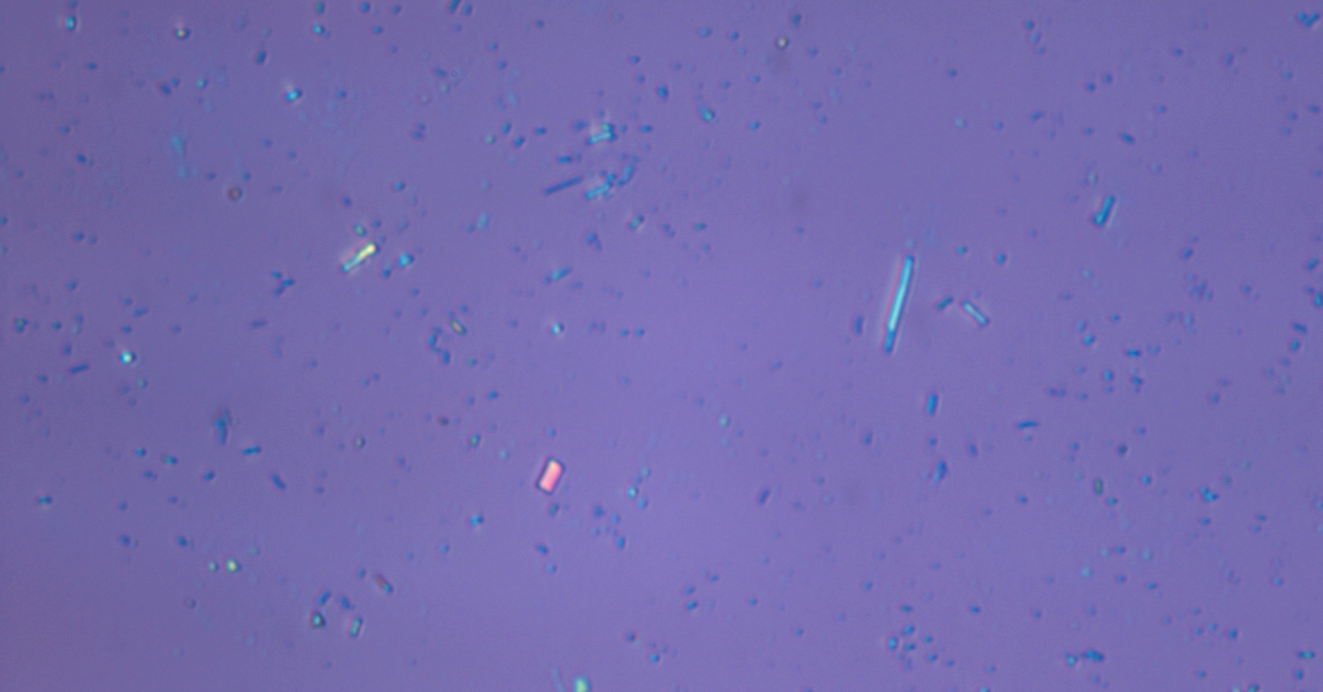
#> input picture edgepictures/falsepositive.PNG, 1323 x 692 px
$ python -i run_full_pipeline.py   (imports and definitions only)
#> lines starting #> are read from the running program, lines starting #| are printed output that depends on the picture; after the words box and inside, x2 and y2 are one past the last pixel; in counts of white or black regions, pixels touching at a corner belong together
#!/usr/bin/env python3
"""Full pipeline for sample1, sample3, sample4: diagnostics + heatmap + masks."""

import argparse
import sys
from pathlib import Path

import cv2
import numpy as np
from scipy.signal import find_peaks
import matplotlib
# [1 line not run here, left out]
import matplotlib.pyplot as plt

# ===========================================================================
# Diagnostics + Heatmap
# ===========================================================================

# [5 lines left out: function load_rgb_image, not called in this run]


def compute_base_diagnostics(rgb):
    hsv = cv2.cvtColor(rgb, cv2.COLOR_RGB2HSV).astype(np.float32)
    H, S, V = hsv[..., 0], hsv[..., 1], hsv[..., 2]
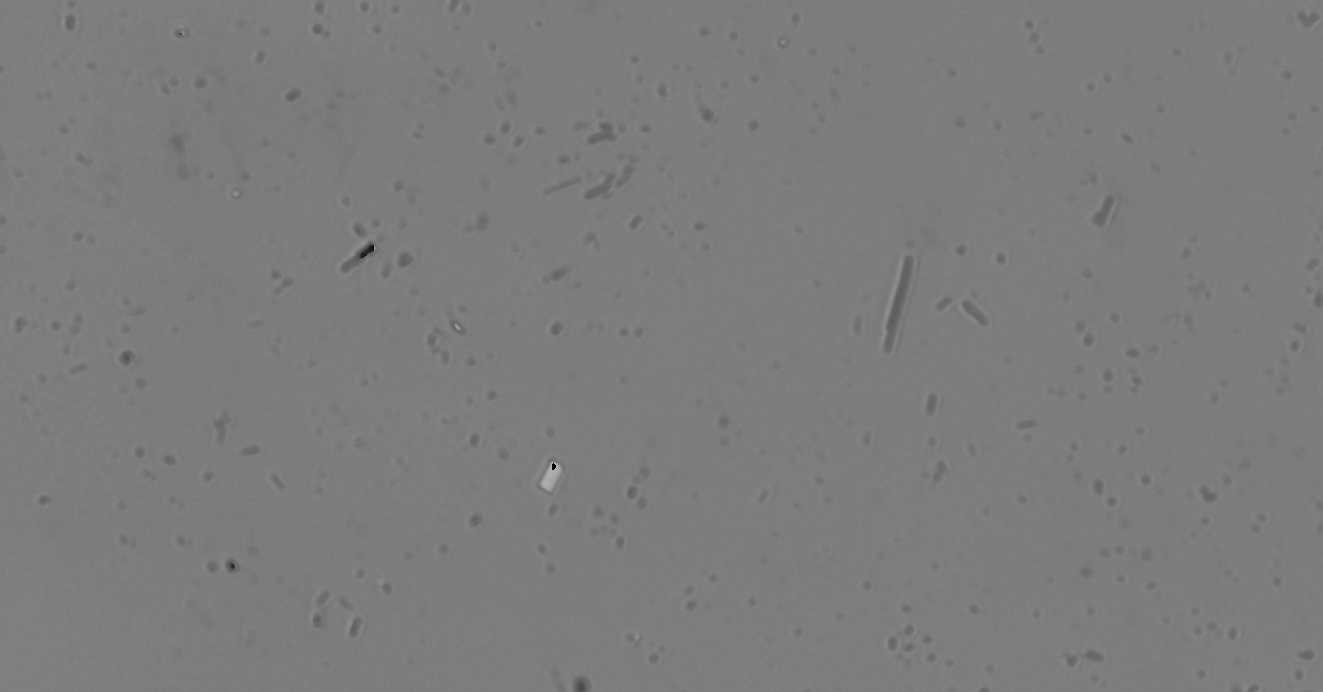
#> H: shape (692, 1323) float32; min 1, max 179, mean 124.2
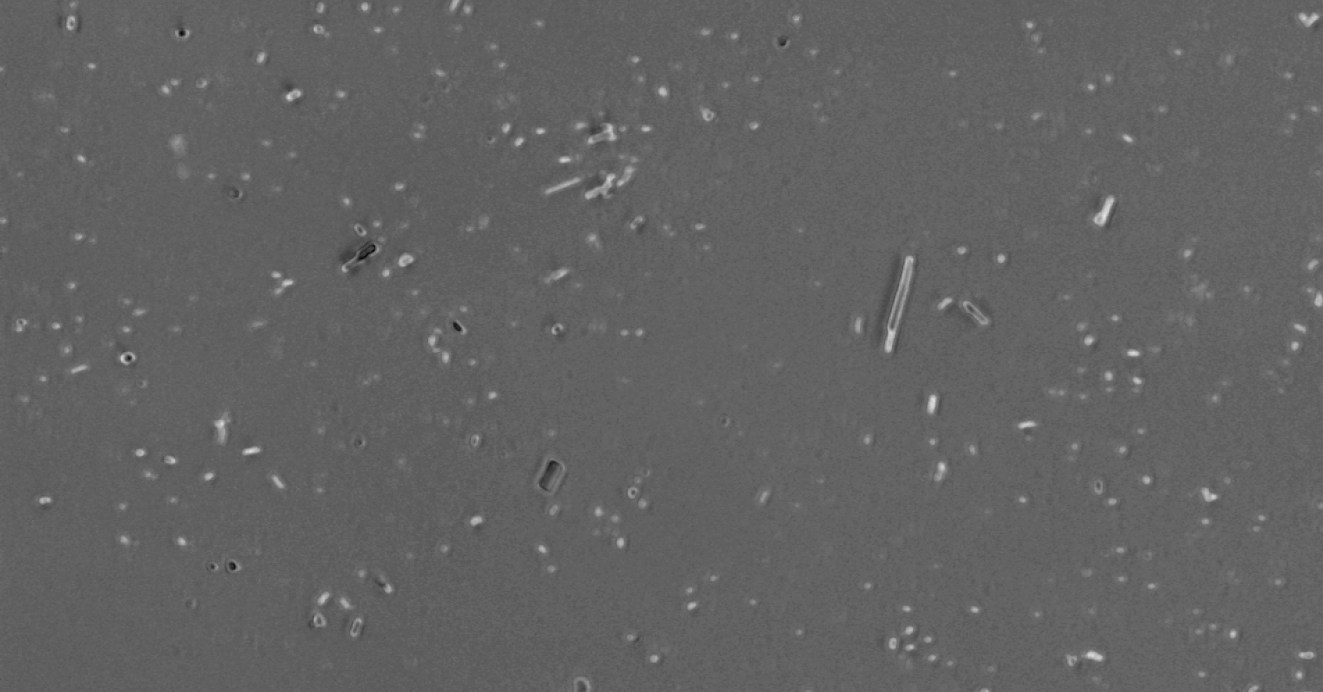
#> S: shape (692, 1323) float32; min 3, max 229, mean 98.6
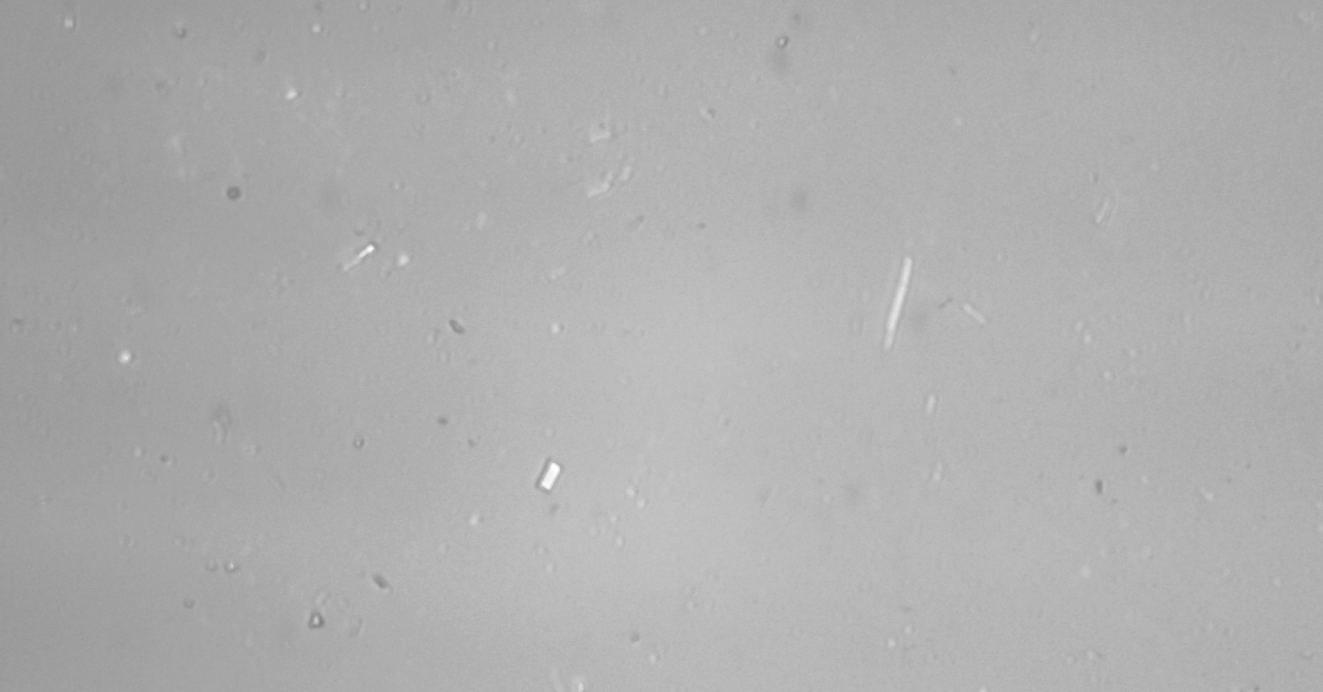
#> V: shape (692, 1323) float32; min 127, max 255, mean 174.5
    h_hist = cv2.calcHist([H], [0], None, [180], [0, 180]).flatten()
#> h_hist = 180 values, max 281896 at index 124, min 0 at index 0, mean 5086.2
    s_hist = cv2.calcHist([S], [0], None, [256], [0, 256]).flatten()
#> s_hist = 256 values, max 100789 at index 98, min 0 at index 0, mean 3576.2
    v_hist = cv2.calcHist([V], [0], None, [256], [0, 256]).flatten()
#> v_hist = 256 values, max 47023 at index 177, min 0 at index 0, mean 3576.2
    H_sub = float(np.argmax(h_hist))
#> H_sub = 124
    S_sub = float(np.argmax(s_hist))
#> S_sub = 98
    V_sub = float(np.argmax(v_hist))
#> V_sub = 177
    sm = (np.abs(S - S_sub) < 15.0) & (np.abs(V - V_sub) < 15.0)
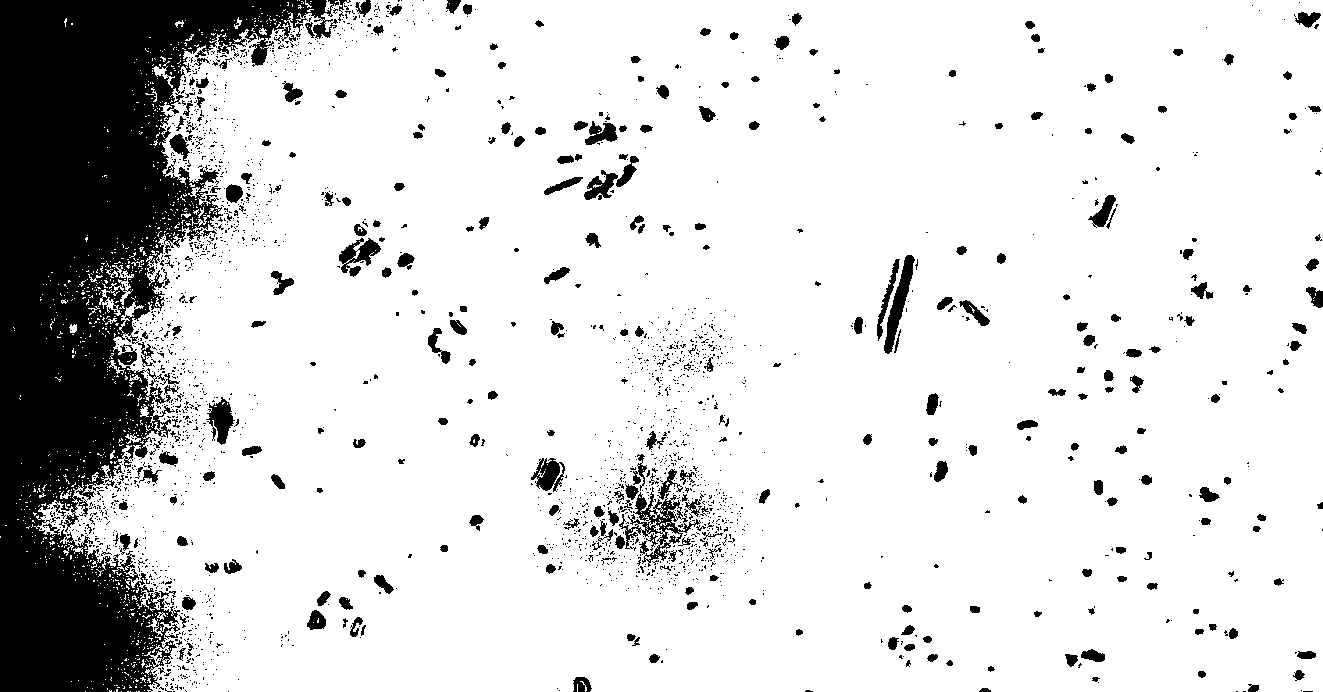
#> sm: shape (692, 1323) bool; 84.6% white; 2403 black regions (2105 under 20 px), largest, box (x1, y1, x2, y2) and area: (0, 0, 339, 692) 107107, (619, 487, 701, 567) 1653, (884, 255, 915, 354) 1042
    if sm.any():
        sigH, sigS, sigV = (np.std(H[sm]), np.std(S[sm]), np.std(V[sm]))
#> sigH = 1.69; sigS = 3.64; sigV = 6.75
    else:
        sigH, sigS, sigV = (np.std(H), np.std(S), np.std(V))
    sigH += 1e-5; sigS += 1e-5; sigV += 1e-5
    peaks, _ = find_peaks(s_hist)
#> peaks = 55 values from 3 to 228
    cand = peaks[peaks > S_sub + 2.0 * sigS]
#> cand = 35 values from 119 to 228
    S_thin = float(cand[0]) if len(cand) > 0 else None
#> S_thin = 119
    return {"hsv": hsv, "H": H, "S": S, "V": V,
            "H_sub": H_sub, "S_sub": S_sub, "V_sub": V_sub,
            "sigma_H": sigH, "sigma_S": sigS, "sigma_V": sigV,
            "S_thin": S_thin,
            "h_hist": h_hist, "s_hist": s_hist, "v_hist": v_hist}


# [156 lines left out: functions compute_probability, build_heatmap_rgb, plot_histograms, build_diag_fig, extract_mask, analyze and 2 more, not called in this run]

# ===========================================================================
# Main
# ===========================================================================

TECHNIQUES = [
    {"name": "v055", "v_th": 0.55, "s_min": 0.15,
     "h_lo": 15.0, "h_hi": 80.0, "min_area": 50, "open_r": 2, "close_r": 4},
    {"name": "v070", "v_th": 0.70, "s_min": 0.20,
     "h_lo": 20.0, "h_hi": 70.0, "min_area": 50, "open_r": 2, "close_r": 4},
]


# [68 lines left out: function main, not called in this run]


# [2 lines not run here, left out]

>>> import cv2
>>> picture = cv2.cvtColor(cv2.imread('../../edgepictures/falsepositive.PNG'), cv2.COLOR_BGR2RGB)
>>> result = compute_base_diagnostics(picture)
#> result = 14 items
